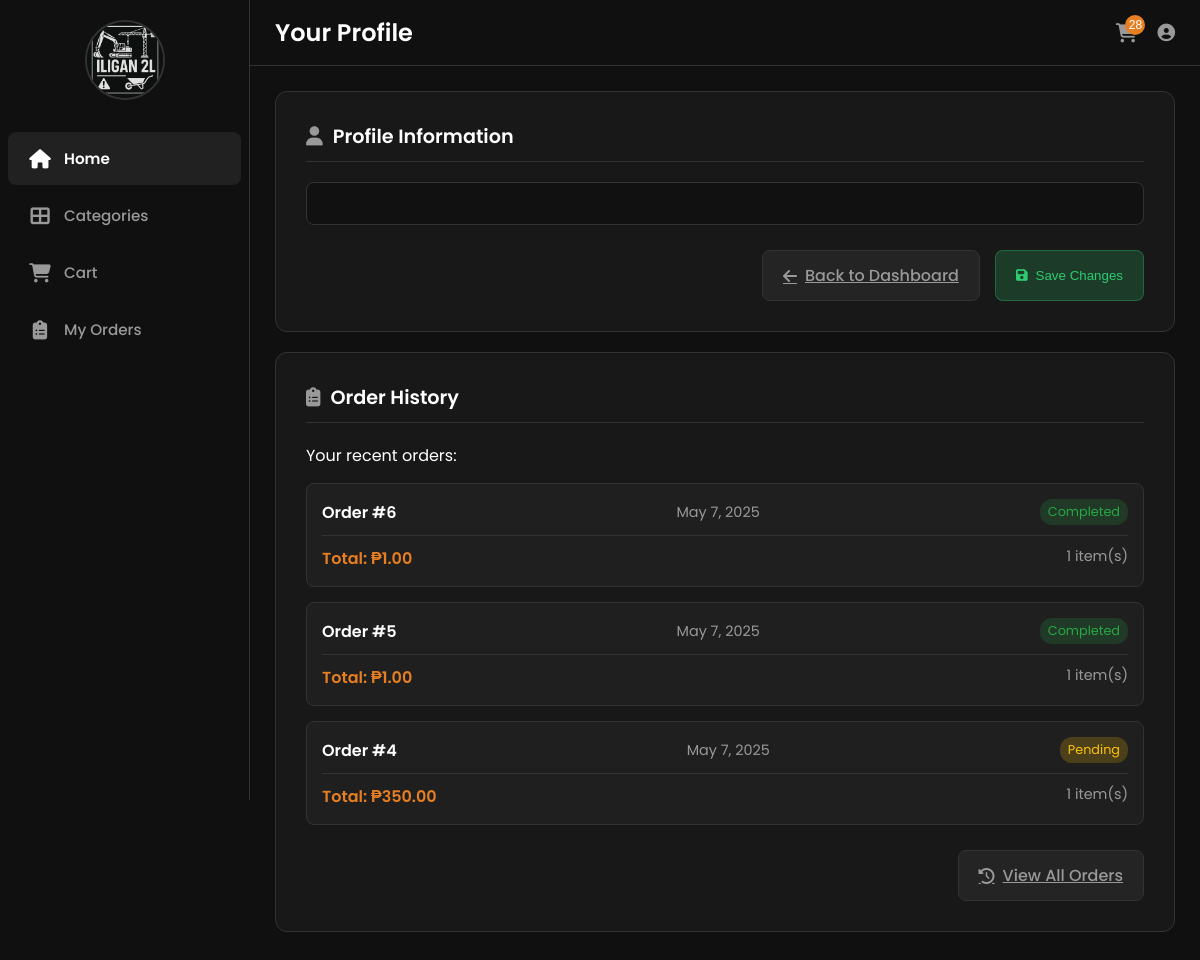
The page /profile/ (signed in) on the database its author committed.
### core/models.py (models this page shows, shortened)
class Order(models.Model):
    STATUS_CHOICES = (
        ('Pending', 'Pending'),  # Order placed but not processed yet
        ('Processing', 'Processing'),  # Order is being processed
        ('Completed', 'Completed'),  # Order has been fulfilled and delivered
        ('Cancelled', 'Cancelled'),  # Order was cancelled
    )
    customer = models.ForeignKey(
        CustomUser,
        on_delete=models.CASCADE,  # Delete orders if the customer is deleted
        limit_choices_to={'role': 'Customer'}  # Only customers can place orders
    )
    order_date = models.DateTimeField(auto_now_add=True)  # Date and time when order was placed
    total_amount = models.DecimalField(max_digits=10, decimal_places=2)  # Total order amount
    status = models.CharField(max_length=50, choices=STATUS_CHOICES, default='Pending')  # Current order status

### core/views.py (the view)
# urls.py: path('profile/', views.profile_view, name='profile'),
@login_required  # Ensures only logged-in users can access this view
def profile_view(request):
    orders = Order.objects.filter(customer=request.user).order_by('-order_date')
    for order in orders:
        order.items = OrderItem.objects.filter(order=order)
    return render(request, 'core/profile.html', {
        'user': request.user,
        'orders': orders,
    })

### core/context_processors.py (called while the page is built)
def cart_processor(request):
    cart_items_count = 0
    cart_items = []
    cart_total_price = 0
    if request.user.is_authenticated and hasattr(request.user, 'role') and request.user.role == 'Customer':
        try:
            cart = Cart.objects.filter(customer=request.user, is_active=True).first()
            if cart:
                cart_items_count = cart.get_total_items()
                cart_items = cart.cartitem_set.all()
                cart_total_price = cart.get_total_price()
        except Exception as e:
            print(f'Error in cart_processor: {str(e)}')
            pass
    return {
        'cart_items_count': cart_items_count,
        'cart_items': cart_items,
        'cart_total_price': cart_total_price
    }

### core/models.py (called while the page is built)
    def get_total_price(self):
        return sum(item.get_total_price() for item in self.cartitem_set.all())

    def get_total_items(self):
        return sum(item.quantity for item in self.cartitem_set.all())

    def get_total_price(self):
        return self.product.price * self.quantity

### core/templates/core/profile.html (shortened to what this page needs)
{% extends 'core/customer_base.html' %}
{% load static %}
{% block page_title %}Your Profile{% endblock %}
{% block content %}
    <div class="settings-card">
        <h2><span class="icon"><i class="fas fa-user"></i></span> Profile Information</h2>
        <form method="post">
            <div class="form-group">
                <input type="text" name="username" class="form-control" value="{{ form.username.value|default:'' }}" id="id_username">
            </div>
            <div class="form-actions">
                <a href="{% url 'customer_dashboard' %}" class="btn btn-secondary">
                    <i class="fas fa-arrow-left"></i> Back to Dashboard
                </a>
                <button type="submit" class="btn btn-primary">
                    <i class="fas fa-save"></i> Save Changes
                </button>
            </div>
        </form>
    </div>
    <div class="settings-card">
        <h2><span class="icon"><i class="fas fa-clipboard-list"></i></span> Order History</h2>
        {% if orders %}
        <div class="order-list">
            <p>Your recent orders:</p>
            <div class="order-summary-list">
                {% for order in orders|slice:":3" %}
                <div class="order-summary-item">
                    <div class="order-summary-header">
                        <span class="order-id">Order #{{ order.id }}</span>
                        <span class="order-date">{{ order.order_date|date:"F j, Y" }}</span>
                        <span class="order-status {{ order.status|lower }}">{{ order.status }}</span>
                    </div>
                    <div class="order-summary-details">
                        <span class="order-amount">Total: ₱{{ order.total_amount|floatformat:2 }}</span>
                        <span class="order-items-count">{{ order.items.count }} item(s)</span>
                    </div>
                </div>
                {% endfor %}
            </div>
        </div>
        {% else %}
        <p>You don't have any orders yet. Start shopping to see your purchase history here.</p>
        {% endif %}
        <div class="form-actions">
            <a href="{% url 'order_history' %}" class="btn btn-secondary">
                <i class="fas fa-history"></i> View All Orders
            </a>
        </div>
    </div>
{% endblock %}

### core/templates/core/customer_base.html (style rules this page uses)
:root { --primary-color: black; --secondary-color: #E67E22; --accent-color: #000000; --light-color: orange; --dark-color: #50432c; --success-color: #2ECC71; --danger-color: #E74C3C; --box-shadow: 0 10px 20px rgba(0, 0, 0, 0.1); --transition: all 0.3s ease; --threads-bg: #101010; --threads-card-bg: #101010; --threads-text: #FFFFFF; --threads-secondary-text: #999999; --threads-border: #333333; --threads-hover: rgba(255, 255, 255, 0.1); --threads-success: #2ECC71; --threads-danger: #E74C3C; --threads-box-shadow: 0 2px 10px rgba(0, 0, 0, 0.5); --threads-transition: all 0.2s ease; }
* { margin: 0; padding: 0; box-sizing: border-box; }
body, html { height: 100%; font-family: 'Poppins', sans-serif; }
body { background-color: var(--threads-bg); color: var(--threads-text); display: flex; overflow-x: hidden; }

### core/templates/core/profile.html (style rules this page uses)
.settings-card { background: rgba(255, 255, 255, 0.03); border: 1px solid var(--threads-border); border-radius: 12px; padding: 30px; margin-bottom: 20px; }
.settings-card h2 { margin-top: 0; margin-bottom: 20px; font-size: 1.2rem; font-weight: 600; color: var(--threads-text); border-bottom: 1px solid var(--threads-border); padding-bottom: 10px; display: flex; align-items: center; gap: 10px; }
.settings-card .icon { color: var(--threads-secondary-text); }
.form-group { margin-bottom: 20px; }
.form-control { width: 100%; padding: 12px 15px; background-color: rgba(0, 0, 0, 0.3); border: 1px solid var(--threads-border); border-radius: 8px; color: var(--threads-text); font-size: 0.95rem; transition: var(--threads-transition); }
.form-actions { display: flex; justify-content: flex-end; gap: 15px; margin-top: 25px; }
.btn { display: inline-flex; align-items: center; gap: 8px; padding: 12px 20px; background-color: rgba(255, 255, 255, 0.05); border: 1px solid var(--threads-border); border-radius: 8px; color: var(--threads-text); cursor: pointer; font-weight: 500; transition: var(--threads-transition); }
.btn-primary { background-color: rgba(46, 204, 113, 0.2); color: var(--threads-success); border-color: rgba(46, 204, 113, 0.3); }
.btn-secondary { background-color: rgba(255, 255, 255, 0.05); color: var(--threads-secondary-text); }
.order-list { margin-bottom: 20px; }
.order-summary-list { display: flex; flex-direction: column; gap: 15px; margin-top: 15px; }
.order-summary-item { background-color: rgba(255, 255, 255, 0.03); border: 1px solid var(--threads-border); border-radius: 8px; padding: 15px; transition: var(--threads-transition); }
.order-summary-header { display: flex; justify-content: space-between; align-items: center; margin-bottom: 10px; border-bottom: 1px solid var(--threads-border); padding-bottom: 10px; }
.order-id { font-weight: 600; color: var(--threads-text); }
.order-date { color: var(--threads-secondary-text); font-size: 0.9rem; }
.order-status { font-size: 0.8rem; padding: 4px 8px; border-radius: 12px; }
.order-status.pending { background-color: rgba(255, 193, 7, 0.2); color: #ffc107; }
.order-status.completed { background-color: rgba(40, 167, 69, 0.2); color: #28a745; }
.order-summary-details { display: flex; justify-content: space-between; }
.order-amount { font-weight: 600; color: var(--secondary-color); }
.order-items-count { color: var(--threads-secondary-text); font-size: 0.9rem; }

### rows shown on the page
Order: id "6", order_date "May 7, 2025", status "Completed", total_amount "1.00", items.count "1"
Order: id "5", order_date "May 7, 2025", status "Completed", total_amount "1.00", items.count "1"
Order: id "4", order_date "May 7, 2025", status "Pending", total_amount "350.00", items.count "1"

### other values the page prints
{{ cart_items_count }} "28"
